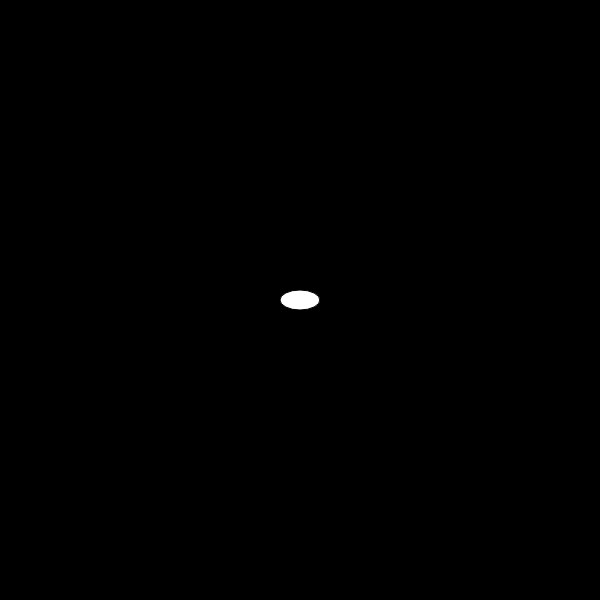
Frame 1 (no input)
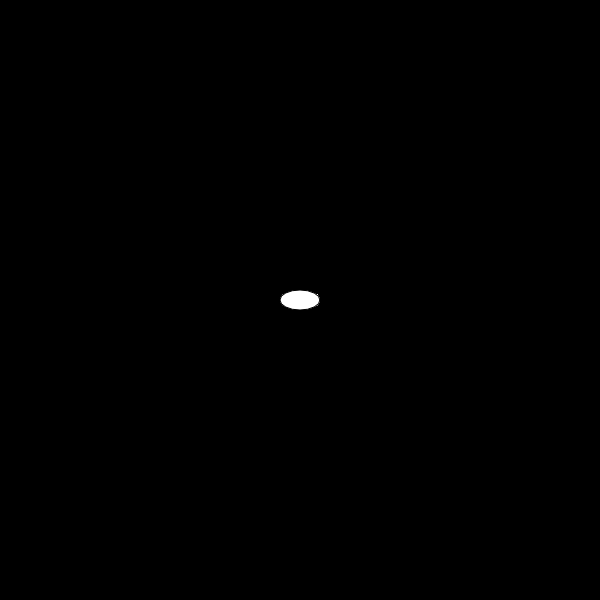
Frame 60 (no input)
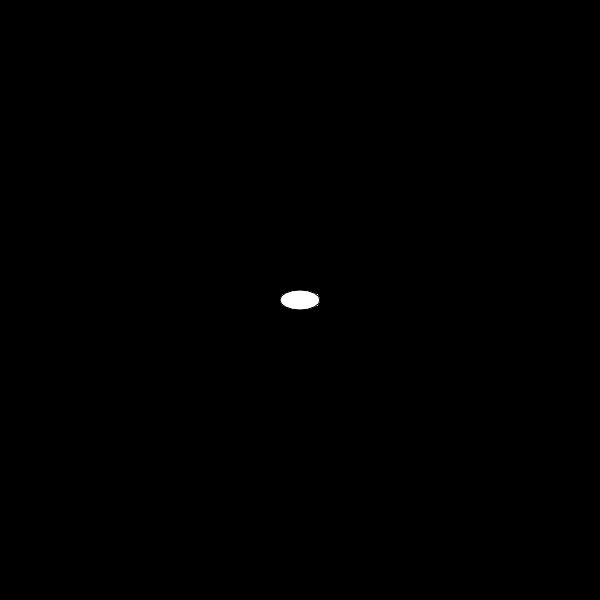
Frame 120 (the mouse pressed at the canvas centre since frame 60)

The p5.js sketch that drew these frames (run headless with seeded random() and noise() and a simulated clock; from frame 60 on, the mouse is pressed at the canvas centre):

// p5.js sketch
// ── sketch.js
var ball_x;
var ball_y;

var ball_width = 40;
var ball_height = 20;

function setup() {
createCanvas(600,600);
background(0);

ball_x = width * 0.5;
ball_y = height * 0.5;

}

function draw() {

ellipse(ball_x, ball_y, ball_width, ball_height);

}
